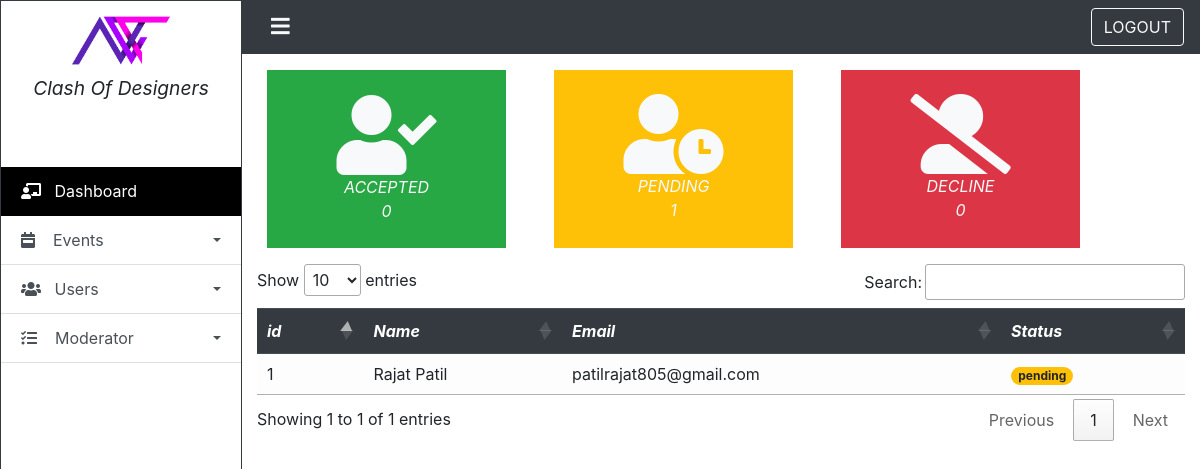
Page /admin/design_events/index.php (signed in) on the earlier database version.
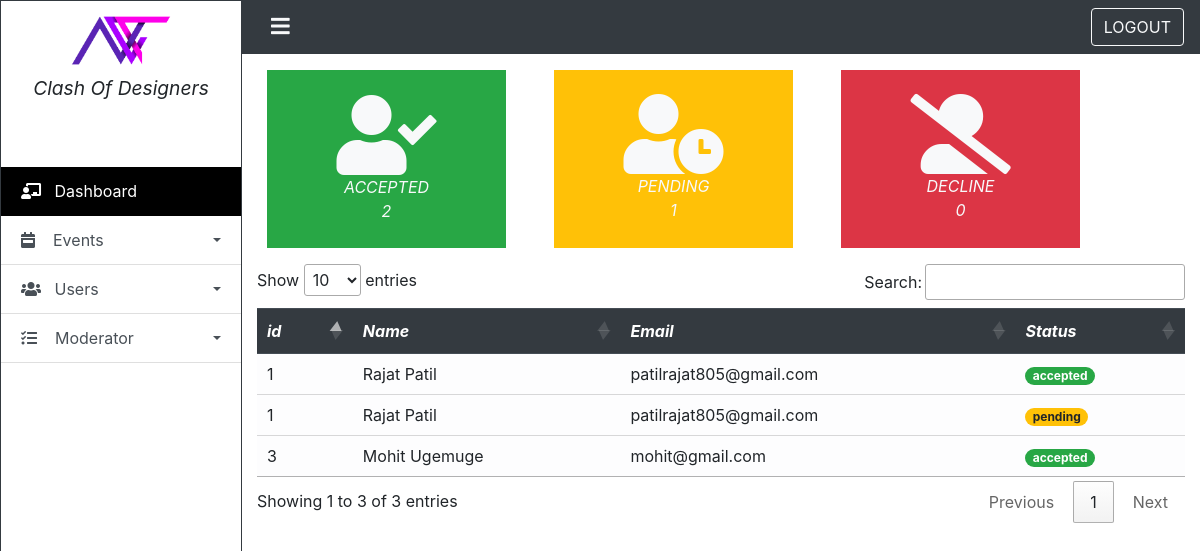
Same page on the later database version.
### tables this page shows
CREATE TABLE `design_event_registration` (
  `id` bigint(20) NOT NULL,
  `user_id` bigint(20) NOT NULL,
  `event_id` int(11) NOT NULL,
  `response` tinyint(1) NOT NULL DEFAULT 0,
  `moderator_id` int(11) NOT NULL DEFAULT -1,
  `response_on` datetime DEFAULT NULL ON UPDATE current_timestamp(),
  `requested_on` datetime NOT NULL DEFAULT current_timestamp()
);

CREATE TABLE `users` (
  `id` bigint(20) NOT NULL,
  `name` varchar(255) NOT NULL,
  `mail` varchar(255) NOT NULL,
  `password` varchar(255) NOT NULL,
  `birth_date` date DEFAULT NULL,
  `gender` varchar(10) DEFAULT NULL,
  `phone` varchar(15) DEFAULT NULL,
  `country` varchar(70) DEFAULT NULL,
  `image` varchar(255) DEFAULT NULL,
  `coins` int(11) NOT NULL DEFAULT 0,
  `verified` tinyint(1) NOT NULL DEFAULT 0,
  `registered_on` datetime NOT NULL DEFAULT current_timestamp()
);

### admin/design_events/includes/query_files.php (called while the page is built)
<?php
$user_reg = mysqli_query($db ,"SELECT users.*, design_event_registration.* FROM users
                                INNER JOIN design_event_registration WHERE users.id = design_event_registration.user_id AND design_event_registration.response=1");
$user_all = mysqli_num_rows($user_reg);
$user_re = mysqli_query($db ,"SELECT users.*, design_event_registration.* FROM users
INNER JOIN design_event_registration WHERE users.id = design_event_registration.user_id AND design_event_registration.response=0");
$user_co = mysqli_num_rows($user_re);
$user_de = mysqli_query($db ,"SELECT users.*, design_event_registration.* FROM users
INNER JOIN design_event_registration WHERE users.id = design_event_registration.user_id AND design_event_registration.response=-1");
$user_decline = mysqli_num_rows($user_de);
?>

### admin/design_events/index.php (the view, shortened to what this page needs)
<?php
    include('../model/admin-check.php');
?>
<!DOCTYPE html>
<html lang="en">
<head>
    <link rel="stylesheet" href="https://cdnjs.cloudflare.com/ajax/libs/twitter-bootstrap/4.5.3/css/bootstrap.min.css">
    <link rel="stylesheet" href="https://cdnjs.cloudflare.com/ajax/libs/font-awesome/5.15.1/css/all.min.css">
    <link rel="stylesheet" href="https:////cdn.datatables.net/1.10.23/css/jquery.dataTables.min.css">
    <link rel="stylesheet" href="assets/sidebar.css">
</head>
<body>
    <div class="d-flex" id="wrapper">
        <div class="border border-right border-dark" id="sidebar-wrapper">
            <?php include("includes/sidebar.php"); ?>
        </div>
        <div id="page-content-wrapper" style="width:100%">
            <?php include("includes/navbar.php"); ?>
            <div class="container-fluid justify-content-center p-3">
                <div class="row text-light text-center font-italic">
                    <?php
                        include("includes/query_files.php");
                    ?>
                    <div class="col-sm-3 p-4 mx-4 bg-success border border-success">
                        <div class="fa fa-user-check fa-5x "></div>
                         <br>
                            <span>ACCEPTED <br><?php echo $user_all; ?></span>
                    </div>
                    <div class="col-sm-3 p-4 mx-4 bg-warning border-warning">
                        <div class="fa fa-user-clock fa-5x">
                        </div>
                         <br>
                            <span>PENDING <br><?php echo $user_co; ?></span>
                    </div>
                    <div class="col-sm-3 p-4 mx-4 bg-danger border-danger">
                        <div class="fa fa-user-alt-slash fa-5x">
                        </div><br>
                        <span>DECLINE<br><?php echo $user_decline; ?></span>
                    </div>
                </div>
            </div>
            <div class="container-fluid">
                <div class="table-responsive">
                    <table class="table row-border table-light" id="users_row">
                        <thead class="thead-dark font-italic">
                            <tr>
                                <th>id</th>
                                <th>Name</th>
                                <th>Email</th>
                                <th>Status</th>
                            </tr>
                        </thead>
                        <tbody>
                            <?php
                                $user_info = "SELECT users.*, design_event_registration.user_id,design_event_registration.response FROM users
                                INNER JOIN design_event_registration  WHERE users.id = design_event_registration.user_id";
                                $user_result = mysqli_query($db, $user_info);
                                while($user_row = mysqli_fetch_assoc($user_result)){
                            ?>
                            <tr>
                                <td><?php echo $user_row['id']; ?></td>
                                <td><?php echo $user_row['name']; ?></td>
                                <td><?php echo $user_row['mail']; ?></td>
                                <td>
                                    <?php if($user_row['response'] == 0): ?>
                                        <span class="badge badge-pill badge-warning">pending</span>
                                    <?php elseif($user_row['response'] == 1): ?>
                                        <span class="badge badge-pill badge-success">accepted</span>
                                    <?php elseif($user_row['response'] == -1): ?>
                                        <span class="badge badge-pill badge-danger">rejected</span>
                                    <?php endif; ?>
                                </td>
                            </tr>
                            <?php } ?>
                        </tbody>
                    </table>
                </div>
            </div>
        </div>
    </div>
</body>
</html>

### admin/design_events/includes/sidebar.php (shortened to what this page needs)
<div class="sidebar-heading pb-5 font-italic text-center">
    <img style="width:100px;" src="assets/images/NGClogo.png" alt="">
    <p class="mt-2" style="width:200px;">Clash Of Designers</p>
</div>
<div class="list-group list-group-flush">
    <a href="./" class="list-group-item list-group-item-action" id="dashboard"><i
            class="fas fa-chalkboard-teacher"></i>&nbsp;&nbsp;&nbsp;Dashboard</a>
    <a class="nav-link collapsed list-group-item list-group-item-action" id="events" href="#submenu1sub3" data-toggle="collapse"
        data-target="#submenu1sub3"><i class="fas fa-calendar-week"></i>&nbsp;&nbsp;&nbsp;&nbsp;Events <span
            class="float-right dropdown-toggle"></span></a>
    <a class="nav-link collapsed list-group-item list-group-item-action" id="users" href="#submenu1sub1" data-toggle="collapse"
        data-target="#submenu1sub1"><i class="fas fa-users"></i>&nbsp;&nbsp;&nbsp;Users <span
            class="float-right dropdown-toggle"></span></a>
    <a class="nav-link collapsed list-group-item list-group-item-action" id="moderators" href="#submenu1sub2" data-toggle="collapse"
        data-target="#submenu1sub2"><i class="fas fa-tasks"></i>&nbsp;&nbsp;&nbsp;&nbsp;Moderator <span
            class="float-right dropdown-toggle"></span></a>
    <a href="#" class="list-group-item list-group-item-action"><i class=""></i></a>
</div>

### admin/design_events/includes/navbar.php (shortened to what this page needs)
<nav class="navbar navbar-expand-lg navbar-light bg-dark ">
    <button class="btn text-light" id="menu-toggle">
        <i class="fa fa-bars fa-lg" aria-hidden="true"></i>
    </button>
    <div class="collapse navbar-collapse" id="navbarSupportedContent">
        <ul class="navbar-nav ml-auto mt-2 mt-lg-0">
            <li class="nav-item">
            <a class="btn btn-outline-light" href="../model/admin-logout.php">LOGOUT</a>
            </li>
        </ul>
    </div>
</nav>

### admin/design_events/assets/sidebar.css (style rules this page uses)
#wrapper { overflow-x: hidden; }
#sidebar-wrapper { min-height: 100vh; margin-left: -10rem; -webkit-transition: margin .25s ease-out; -moz-transition: margin .25s ease-out; -o-transition: margin .25s ease-out; transition: margin .25s ease-out; }
#sidebar-wrapper .sidebar-heading { padding: 0.875rem 1.25rem; font-size: 1.2rem; }
#sidebar-wrapper .list-group { width: 100%; }
#page-content-wrapper { min-width: 100vw; }
@media (min-width: 768px) { #sidebar-wrapper { margin-left: 0; } }
@media (min-width: 768px) { #page-content-wrapper { min-width: 0; width: 100%; } }

### admin/design_events/index.php (style rules this page uses)
#dashboard { background-color: black; color: white; }

Differences in the rows shown:
changed design_event_registration (number 1 of 3 on the later page): response "pending" → "accepted"
added design_event_registration: user "3", user.name "Mohit Ugemuge", user.mail "mohit@gmail.com", response "accepted"
added design_event_registration: user "1", user.name "Rajat Patil", user.mail "patilrajat805@gmail.com", response "pending"
Other differences:
$user_all: "0" → "2"
text written by a page script: "Show entries Search: Showing 1 to 1 of 1 entries Previous 1 Next" → "Show entries Search: Showing 1 to 3 of 3 entries Previous 1 Next"
